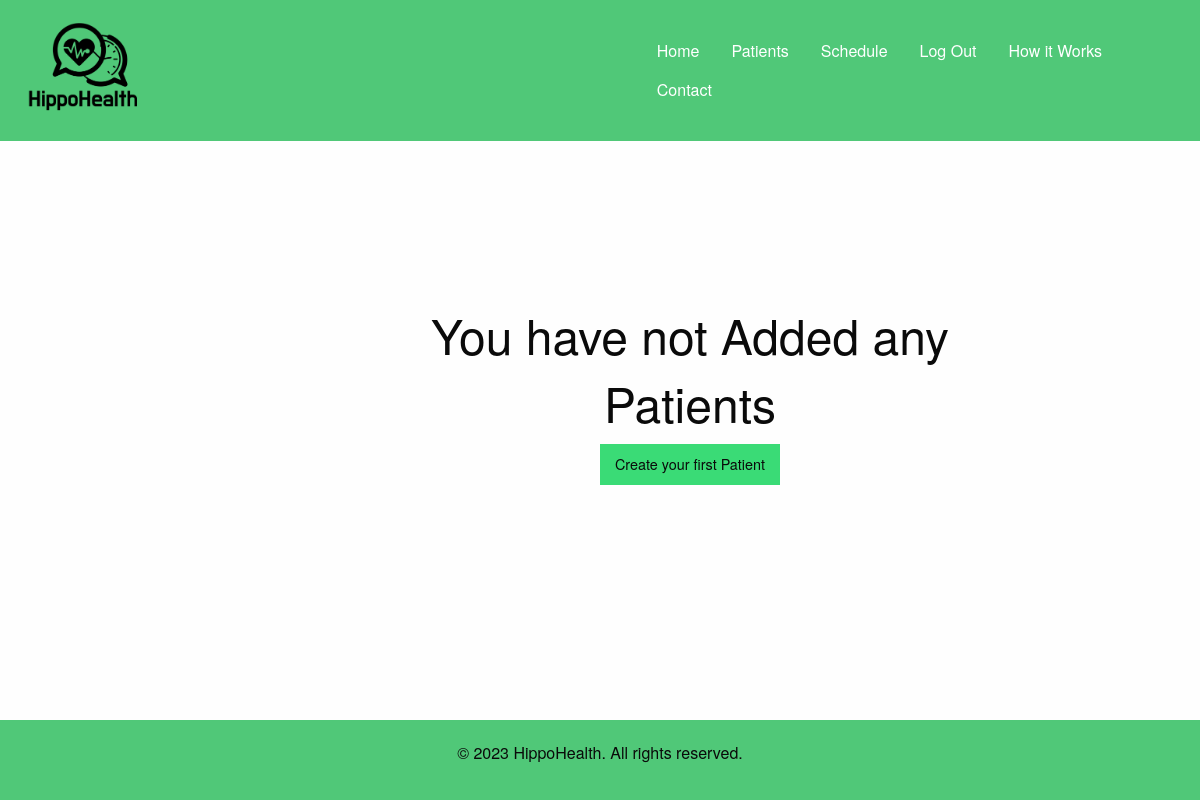
/patients (signed in), run on an earlier commit of the app's database.
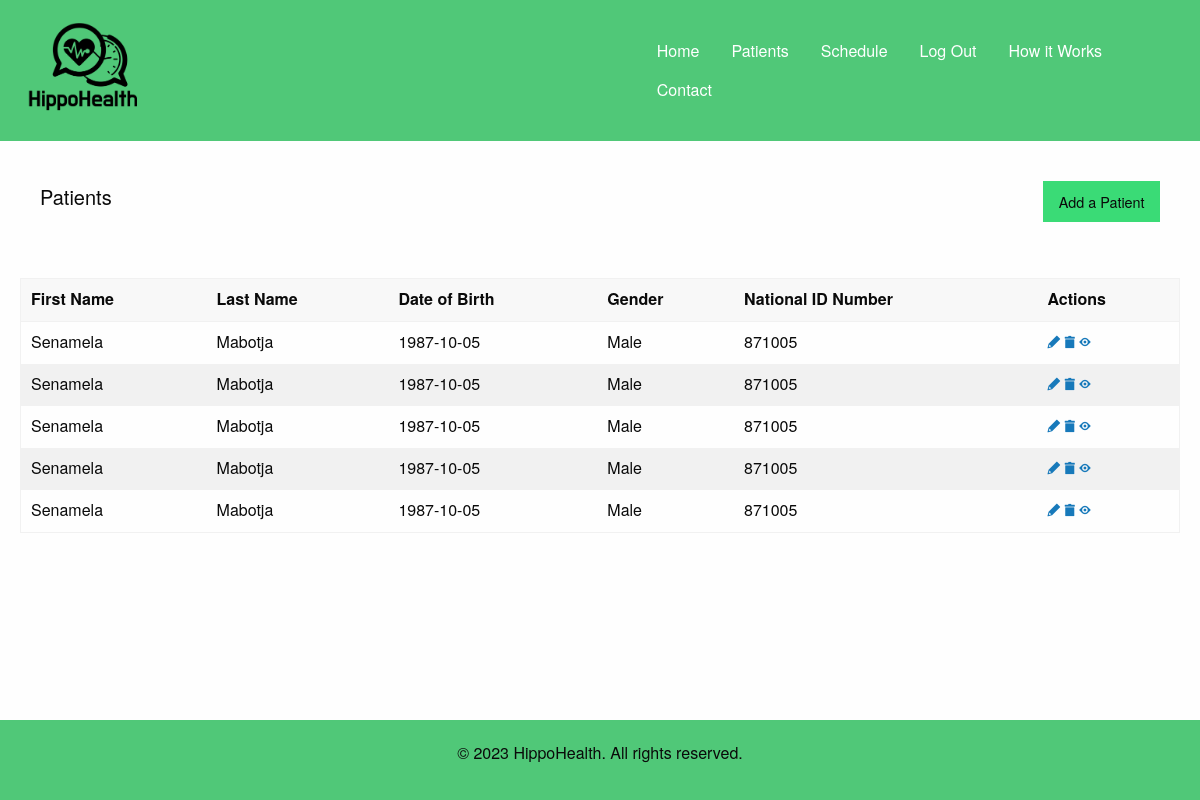
And on a later commit of the database.
### app.py (models this page shows)
class Patient(db.Model):
    id = db.Column(db.Integer, primary_key=True)
    first_name = db.Column(db.String(100), nullable=False)
    last_name = db.Column(db.String(100), nullable=False)
    date_of_birth = db.Column(db.Date, nullable=False)
    gender = db.Column(db.String(10), nullable=False)
    national_id_number = db.Column(db.String(11), nullable=False)
    address = db.Column(db.String(200), nullable=False)
    phone_number = db.Column(db.String(15), nullable=False)
    email = db.Column(db.String(100), nullable=False)
    emergency_contact_name = db.Column(db.String(100), nullable=True)
    emergency_contact_number = db.Column(db.String(15), nullable=True)
    insurance_provider = db.Column(db.String(100), nullable=True)
    insurance_policy_number = db.Column(db.String(50), nullable=True)
    primary_care_physician = db.Column(db.String(100), nullable=True)
    allergies = db.Column(db.String(200), nullable=True)
    medications = db.Column(db.String(200), nullable=True)
    medical_conditions = db.Column(db.String(200), nullable=True)
    surgeries = db.Column(db.String(200), nullable=True)
    user_id = db.Column(db.Integer, db.ForeignKey('user.id'), nullable=False)
    user = db.relationship('User', backref=db.backref('patients', lazy=True))

### app.py (the view)
@app.route("/patients")
@login_required
def patients():
    patients = Patient.query.all()
    return render_template("patients.html", current_user=current_user, patients=patients)

### app.py (called while the page is built)
@login_manager.user_loader
def load_user(user_id):
    return User.query.get(int(user_id))

### templates/patients.html
{% extends 'layout.html' %}
{% block content %}
<div class="container main-content">
{% if patients|length > 0 %}
        <div class="top-nav-patients">
            <h4 class="h4 lead">
                Patients
            </h4>
            <button class="button success">
                Add a Patient
            </button>
        </div>
        </div>
        <div class="table-container">
            <table>
                <thead>
                <tr>
                    <th>First Name</th>
                    <th>Last Name</th>
                    <th>Date of Birth</th>
                    <th>Gender</th>
                    <th>National ID Number</th>
                    <th>Actions</th>
                </tr>
                </thead>
                <tbody>
                {% for patient in patients %}
                    <tr>
                    <td>{{ patient.first_name }}</td>
                    <td>{{ patient.last_name }}</td>
                    <td>{{ patient.date_of_birth }}</td>
                    <td>{{ patient.gender }}</td>
                    <td>{{ patient.national_id_number }}</td>
                    <td>
                        <a href="{{ url_for('edit_patient', patient_id=patient.id) }}"><i class="fi-pencil"></i></a>
                        <a href="{{ url_for('delete_patient', patient_id=patient.id) }}"><i class="fi-trash"></i></a>
                        <a href="{{ url_for('view_patient', patient_id=patient.id) }}"><i class="fi-eye"></i></a>
                    </td>
                    </tr>
                {% endfor %}
                </tbody>
            </table>
        </div>
{% else %}
        <div class="empty-state-patients">
            <h1>You have not Added any Patients</h1>
            <a class="button success" href="/create_patient">Create your first Patient</a>
        </div>
{% endif %}
{% endblock %}

### templates/layout.html (shortened to what this page needs)
<!DOCTYPE html>
<html lang="en">
<head>
  <link rel="stylesheet" href="{{ url_for('static', filename='css/foundation.min.css') }}">
  <link rel="stylesheet" href="{{ url_for('static', filename='css/foundation-icons.css') }}">
  <link rel="stylesheet" href="{{ url_for('static', filename='css/app.css') }}">
</head>
<body>
  <header>
    <nav class="top-bar main-nav bg-emerald" data-topbar role="navigation">
      <ul class="dropdown menu bg-emerald" data-dropdown-menu>
        <li class="name">
          <h1><a href="/" class="bg-emerald">
            <img width="20%" src="{{ url_for('static', filename='images/hippohealth-logo.png') }}" alt="logo">
        </a></h1>
        </li>
      </ul>
      <section class="top-bar-section">
        <ul class="dropdown menu bg-emerald" data-dropdown-menu>
          <li><a href="/" class="white-text">Home</a></li>
          {% if not current_user.is_authenticated %}
            <li><a href="{{ url_for('register')}}" class="white-text">Register</a></li>
            <li><a href="{{ url_for('login')}}" class="white-text">Login</a></li>
          {% else %}
            <li><a href="{{ url_for('patients')}}" class="white-text">Patients</a></li>
            <li><a href="{{ url_for('schedule')}}" class="white-text">Schedule</a></li>
            <li><a href="{{ url_for('logout')}}" class="white-text">Log Out</a></li>
          {% endif %}
          <li><a href="{{ url_for('how')}}" class="white-text">How it Works</a></li>
          <li><a href="/getintouch" class="white-text">Contact</a></li>
        </ul>
      </section>
    </nav>
  </header>
  <main>
    {% block content %}{% endblock %}
  </main>
  <footer class="main-footer">
    <p>&copy; 2023 HippoHealth. All rights reserved.</p>
  </footer>
</body>
</html>

### static/css/app.css (style rules this page uses)
.main-nav { background-color: #50C878; }
.bg-emerald { background-color: #50C878 !important; }
.white-text { color: white; }
.main-footer { bottom: 0px; position: fixed; width: 100%; background-color: #50C878; justify-content: center; align-items: center; text-align: center; height: 10vh; padding: 20px; }
.main-content { padding: 40px; display: flex; flex-direction: row; width: 100%; }
.top-nav-patients { display: flex; flex-direction: row; justify-content: space-between; width: 100%; }
.table-container { margin: 0px 20px; }

What changed in the data, as far as the page shows it:
added Patient: first_name "Senamela", last_name "Mabotja", date_of_birth "1987-10-05", gender "Male", national_id_number "871005"
added Patient: first_name "Senamela", last_name "Mabotja", date_of_birth "1987-10-05", gender "Male", national_id_number "871005"
added Patient: first_name "Senamela", last_name "Mabotja", date_of_birth "1987-10-05", gender "Male", national_id_number "871005"
added Patient: first_name "Senamela", last_name "Mabotja", date_of_birth "1987-10-05", gender "Male", national_id_number "871005"
added Patient: first_name "Senamela", last_name "Mabotja", date_of_birth "1987-10-05", gender "Male", national_id_number "871005"
Also different on the page:
text no longer shown: "You have not Added any Patients Create your first Patient"
text now shown: "Patients Add a Patient First Name Last Name Date of Birth Gender National ID Number Actions"
